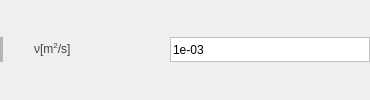
                 <widget class="QWidget" name="widget_2" native="true">
                  <layout class="QGridLayout" name="gridLayout_8">
                   <property name="leftMargin">
                    <number>0</number>
                   </property>
                   <property name="topMargin">
                    <number>0</number>
                   </property>
                   <property name="rightMargin">
                    <number>0</number>
                   </property>
                   <property name="bottomMargin">
                    <number>0</number>
                   </property>
                   <item row="0" column="0">
                    <layout class="QHBoxLayout" name="horizontalLayout">
                     <item>
                      <widget class="Line" name="line_10">
                       <property name="styleSheet">
                        <string notr="true">QFrame {
    border: 2px solid rgb(181, 181, 181);
}
</string>
                       </property>
                       <property name="orientation">
                        <enum>Qt::Vertical</enum>
                       </property>
                      </widget>
                     </item>
                     <item>
                      <spacer name="horizontalSpacer_80">
                       <property name="orientation">
                        <enum>Qt::Horizontal</enum>
                       </property>
                       <property name="sizeType">
                        <enum>QSizePolicy::Fixed</enum>
                       </property>
                       <property name="sizeHint" stdset="0">
                        <size>
                         <width>20</width>
                         <height>20</height>
                        </size>
                       </property>
                      </spacer>
                     </item>
                     <item>
                      <layout class="QGridLayout" name="gridLayout_2">
                       <item row="0" column="0">
                        <widget class="QLabel" name="label_62">
                         <property name="minimumSize">
                          <size>
                           <width>100</width>
                           <height>25</height>
                          </size>
                         </property>
                         <property name="maximumSize">
                          <size>
                           <width>100</width>
                           <height>25</height>
                          </size>
                         </property>
                         <property name="styleSheet">
                          <string notr="true">QLabel {
    font-family: 'Arial'; /* 字体 */
    font-size: 9pt;       /* 字体大小 */
    color: rgb(66, 66, 66);  
    padding: 2px; 
}</string>
                         </property>
                         <property name="text">
                          <string>&lt;html&gt;&lt;head/&gt;&lt;body&gt;&lt;p&gt;ν[m&lt;span style=&quot; vertical-align:super;&quot;&gt;2&lt;/span&gt;/s]&lt;/p&gt;&lt;/body&gt;&lt;/html&gt;</string>
                         </property>
                        </widget>
                       </item>
                       <item row="0" column="1">
                        <spacer name="horizontalSpacer_79">
                         <property name="orientation">
                          <enum>Qt::Horizontal</enum>
                         </property>
                         <property name="sizeHint" stdset="0">
                          <size>
                           <width>35</width>
                           <height>17</height>
                          </size>
                         </property>
                        </spacer>
                       </item>
                       <item row="0" column="2">
                        <widget class="QLineEdit" name="lineEdit_53">
                         <property name="minimumSize">
                          <size>
                           <width>200</width>
                           <height>25</height>
                          </size>
                         </property>
                         <property name="maximumSize">
                          <size>
                           <width>200</width>
                           <height>25</height>
                          </size>
                         </property>
                         <property name="styleSheet">
                          <string notr="true">QLineEdit {
    border: 1px solid rgb(192, 192, 192); /* 默认边框颜色 */
}
QLineEdit:focus {
    border: 1px solid rgb(50, 170, 233); /* 焦点时的边框颜色 */
    outline: none;                       /* 移除默认虚线框 */
}</string>
                         </property>
                         <property name="text">
                          <string>1e-03</string>
                         </property>
                        </widget>
                       </item>
                      </layout>
                     </item>
                    </layout>
                   </item>
                  </layout>
                 </widget>
